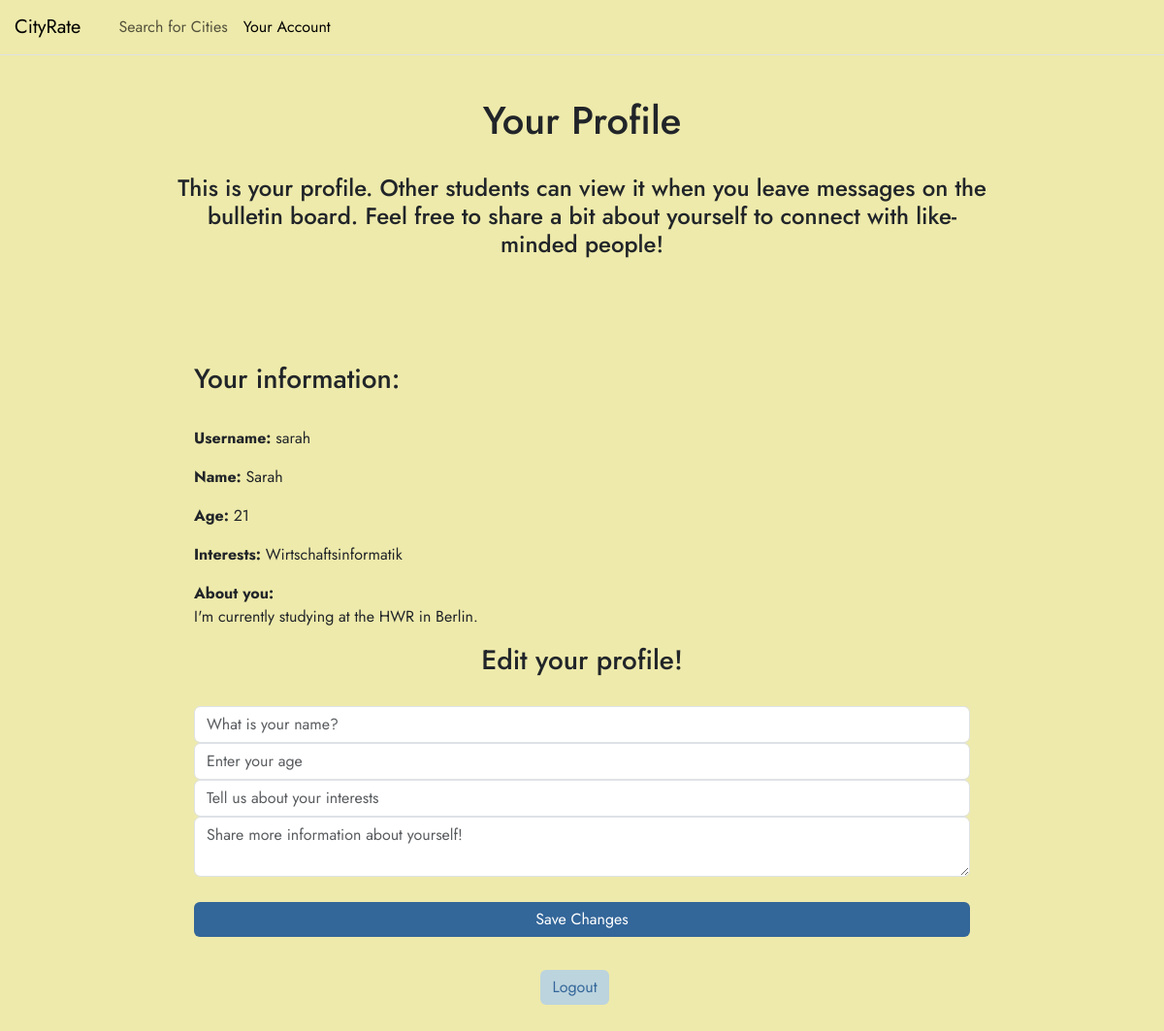
The app's page /profile (signed in) with its own data.
### tables this page shows
CREATE TABLE user (
    id INTEGER PRIMARY KEY AUTOINCREMENT,
    username TEXT NOT NULL UNIQUE,
    password TEXT NOT NULL 
, name TEXT, age INTEGER, interests TEXT, about TEXT);

### app.py (the view, shortened to what this page needs)
@app.route('/profile',methods=['GET', 'POST'])
@login_required  #Seite ist geschützt, nur für eingeloggte User
def profile():
    db_con = get_db_con()
    form = ProfileForm() #Instanz von ProfileForm
    user_info = db_con.execute('SELECT username, name, age, interests, about FROM user WHERE id = ?',
                               (current_user.id,)).fetchone()
    return render_template('profile.html', form=form, user=user_info)

### forms.py
class ProfileForm(FlaskForm):
    name = StringField(validators=[Optional(),Length(min=2, max=30)])
    age = IntegerField(validators=[Optional(),NumberRange(min=1, max=120)])
    interests = StringField(validators=[Optional(),Length(min=2, max=60)])
    about = TextAreaField(validators=[Optional(),Length(min=2, max=700)])
    submitProfile = SubmitField('Save Changes')

### app.py (called while the page is built)
@login_manager.user_loader #Flask-Login decorator, um eingeloggten Benutzer zu laden
def load_user(user_id):
    return User.get(user_id) #User mit ID wird aus Datenbank geholt

    @staticmethod
    def get(user_id):
        db_con = get_db_con()
        getuser = db_con.execute(
            'SELECT * FROM user WHERE id = ?', (user_id,)).fetchone()
        if getuser:
            return User(id=getuser['id'],username= getuser['username'], password=getuser['password'] )
        return None

### db.py (called while the page is built)
def get_db_con(pragma_foreign_keys = True):
    if 'db_con' not in g:
        g.db_con = sqlite3.connect(
            current_app.config['DATABASE'],
            detect_types=sqlite3.PARSE_DECLTYPES
        )
        g.db_con.row_factory = sqlite3.Row
        if pragma_foreign_keys:
            g.db_con.execute('PRAGMA foreign_keys = ON;')
    return g.db_con

def close_db_con(e=None):
    db_con = g.pop('db_con', None)
    if db_con is not None:
        db_con.close()

### templates/profile.html (shortened to what this page needs)
{% from 'bootstrap5/nav.html' import render_nav_item %}
{% from 'bootstrap5/utils.html' import render_messages %}
<!DOCTYPE html>
<html>
<head>
    {{ bootstrap.load_css() }}
<link rel="stylesheet" href="{{ url_for('static', filename='css/style.css') }}">
</head>
<body>
  <nav class="navbar navbar-expand-xl border-bottom mb-3 fixed-top">
        <div class="container-fluid px-0">
            <a class="navbar-brand" href="{{ url_for('home') }}"  style ="padding-left: 15px;" >CityRate</a>
            <div class="collapse navbar-collapse" id="menu">
    <ul class="navbar-nav me-auto mb-2 mb-lg-0" style="padding-left: 15px;">
        {{ render_nav_item('search', 'Search for Cities') }}
        {{ render_nav_item('profile', 'Your Account') }}
    </ul>
    </div>
        </div>
    </nav>
    <header , style="margin-left: 180px; margin-right: 180px;">
       <h1> Your Profile </h1> <br>
        <h4>This is your profile. Other students can view it when you leave messages on the bulletin board.
            Feel free to share a bit about yourself to connect with like-minded people! </h4>
    </header>
    <main>
        <div class="card-body", style="text-align: left; margin-left: 200px; margin-right: 200px;">
            <h3 , style="text-align: left;"> Your information: </h3> <br>
            <p><strong>Username:</strong> {{ user['username'] }}</p>
            <p><strong>Name:</strong> {{ user['name'] }}</p>
            <p><strong>Age:</strong> {{ user['age'] }}</p>
            <p><strong>Interests:</strong> {{ user['interests'] }}</p>
            <p><strong>About you:</strong><br> {{ user['about'] }}</p>
        </div>
    <h3> Edit your profile! </h3>
    <form method="POST" action="{{ url_for('profile') }}" style="display: flex; flex-direction: column; justify-content: center; gap: 10px; margin-top: 30px; margin-left: 200px; margin-right: 200px">
    <div class="mb-3">
            {{ form.name(class="form-control", placeholder="What is your name?") }}
            {{ form.age(class="form-control", placeholder="Enter your age") }}
            {{ form.interests(class="form-control", placeholder="Tell us about your interests") }}
            {{ form.about(class="form-control", placeholder="Share more information about yourself!") }}
        </div>
    {{ form.submitProfile(class="btn btn-primary custom-button1") }} <br>
    </form>
    <div class="button-container" style="display: flex; justify-content: center; gap: 15px; margin-bottom: 50px;">
    <a href="/logout" class="btn custom-button2">Logout</a>
    </div>
    </main>
</body>
</html>

### static/css/style.css (style rules this page uses)
h1, h2, h3, h4, h5, h6 { text-align: center; }
body { padding-top: 100px; background-color: #EEEAAB; font-family: 'Jost', sans-serif; }
main { background-color: #EEEAAB; font-family: 'Jost', sans-serif; text-align: center; padding-top: 100px; }
nav.navbar { background-color: #EEEAAB; opacity: 1; }
.custom-button1 { background-color: #336699; color: white; border: none; }
.custom-button2 { background-color: #BCD4DE; color: #336699; border: #336699; margin-right: 15px; }

### records on screen
user: username "sarah", name "Sarah", age "21", interests "Wirtschaftsinformatik", about "I'm currently studying at the HWR in Berlin."

### other values on screen
{{ render_nav_item('search', 'Search for Cities') }} "Search for Cities"
{{ render_nav_item('profile', 'Your Account') }} "Your Account"
